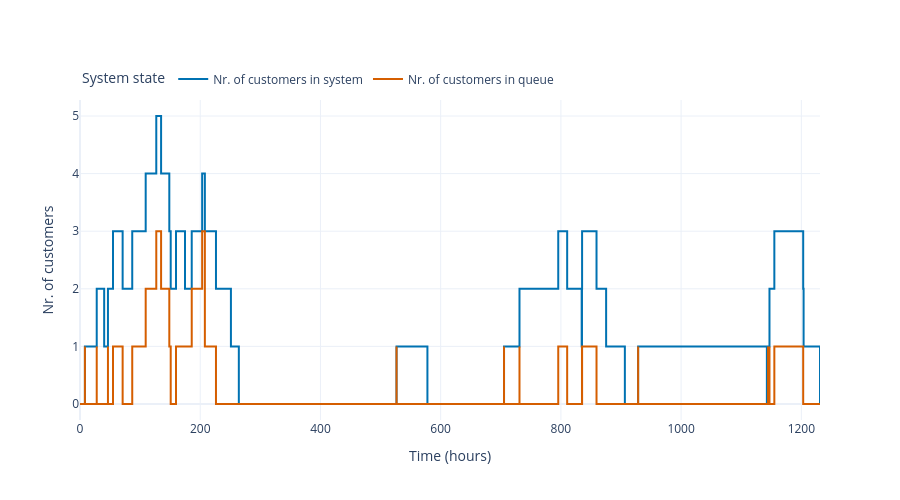

Notebook code cell kept with this figure:
### Code cell
sim.plot_system_state()

### Figure 1 — Plotly figure (JSON) as saved in the notebook; plotly's stock layout.template omitted (floating-point values rounded to 4 significant figures)
{"data": [{"hovertemplate": "Time: %{x:.2f} h<br>Nr. of customers in system: %{y}<extra></extra>", "line": {"color": "#0072B2", "shape": "hv"}, "mode": "lines", "name": "Nr. of customers in system", "type": "scatter", "x": [0.0, 8.163, 8.163, 27.84, 27.84, 40.21, 46.5, 46.5, 54.9, 70.93, 70.93, 86.9, 109.3, 126.9, 134.9, 148.6, 148.6, 150.9, 159.7, 174.7, 185.9, 203.2, 207.7, 207.7, 226.2, 226.2, 251.1, 264.2, 526.5, 526.5, 577.9, 705.4, 705.4, 731.1, 731.1, 795.6, 810.4, 810.4, 834.6, 835.1, 835.1, 835.3, 859.3, 875.2, 906.4, 928.5, 928.5, 1143.0, 1145.0, 1145.0, 1147.0, 1147.0, 1155.0, 1203.0, 1204.0, 1231.0], "y": [0, 1, 1, 2, 2, 1, 2, 2, 3, 2, 2, 3, 4, 5, 4, 3, 3, 2, 3, 2, 3, 4, 3, 3, 2, 2, 1, 0, 1, 1, 0, 1, 1, 2, 2, 3, 2, 2, 1, 2, 2, 3, 2, 1, 0, 1, 1, 0, 1, 1, 2, 2, 3, 2, 1, 0]}, {"hovertemplate": "Time: %{x:.2f} h<br>Nr. of customers in queue: %{y}<extra></extra>", "line": {"color": "#D55E00", "shape": "hv"}, "mode": "lines", "name": "Nr. of customers in queue", "type": "scatter", "x": [0.0, 8.163, 8.163, 27.84, 27.84, 40.21, 46.5, 46.5, 54.9, 70.93, 70.93, 86.9, 109.3, 126.9, 134.9, 148.6, 148.6, 150.9, 159.7, 174.7, 185.9, 203.2, 207.7, 207.7, 226.2, 226.2, 251.1, 264.2, 526.5, 526.5, 577.9, 705.4, 705.4, 731.1, 731.1, 795.6, 810.4, 810.4, 834.6, 835.1, 835.1, 835.3, 859.3, 875.2, 906.4, 928.5, 928.5, 1143.0, 1145.0, 1145.0, 1147.0, 1147.0, 1155.0, 1203.0, 1204.0, 1231.0], "y": [0, 1, 0, 1, 0, 0, 1, 0, 1, 1, 0, 1, 2, 3, 2, 2, 1, 0, 1, 1, 2, 3, 2, 1, 1, 0, 0, 0, 1, 0, 0, 1, 0, 1, 0, 1, 1, 0, 0, 1, 0, 1, 0, 0, 0, 1, 0, 0, 1, 0, 1, 0, 1, 0, 0, 0]}], "layout": {"height": 500, "legend": {"orientation": "h", "title": {"text": "System state"}, "x": 0, "xanchor": "left", "y": 1.02, "yanchor": "bottom"}, "xaxis": {"title": {"text": "Time (hours)"}}, "yaxis": {"title": {"text": "Nr. of customers"}}}}
